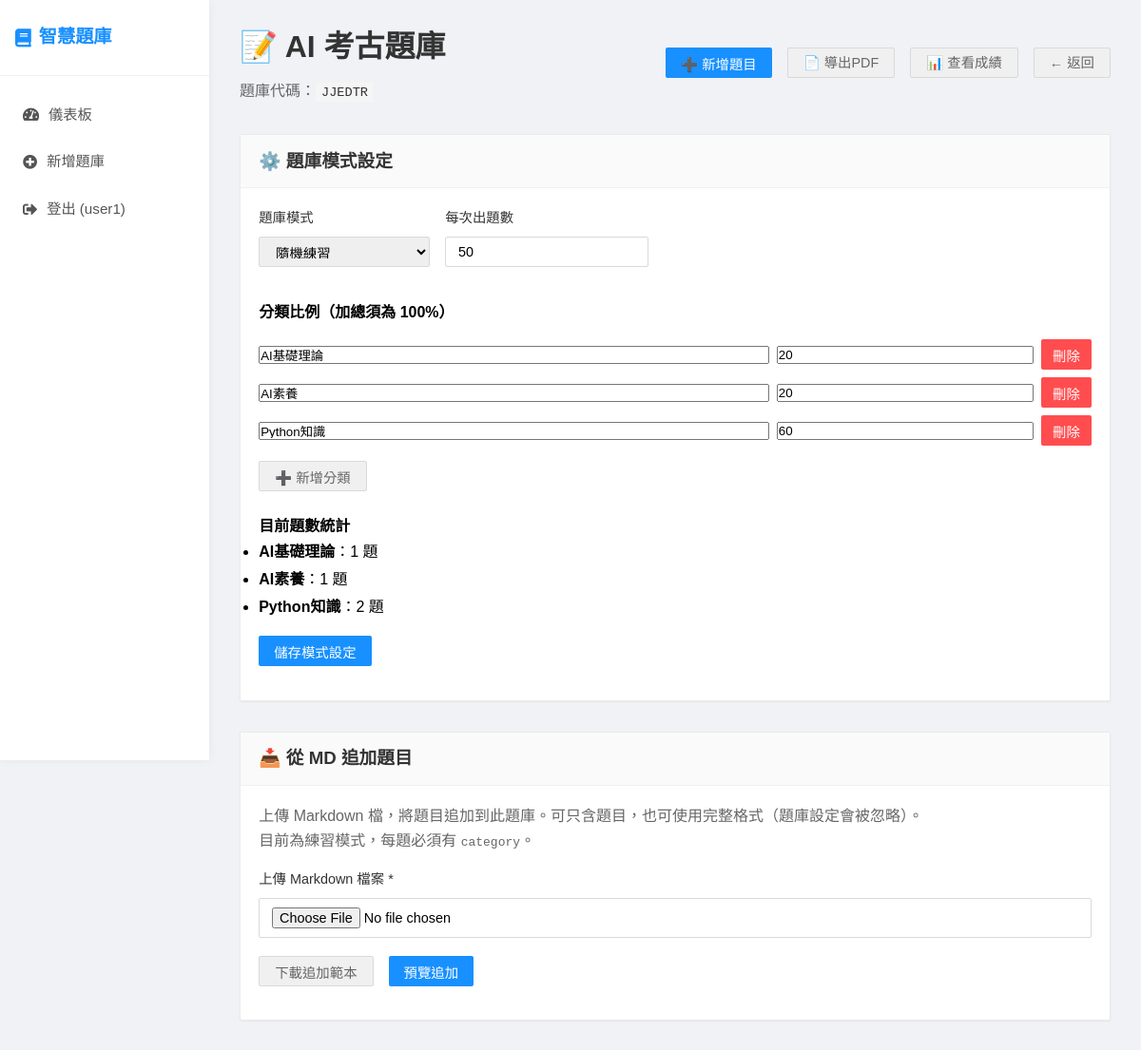
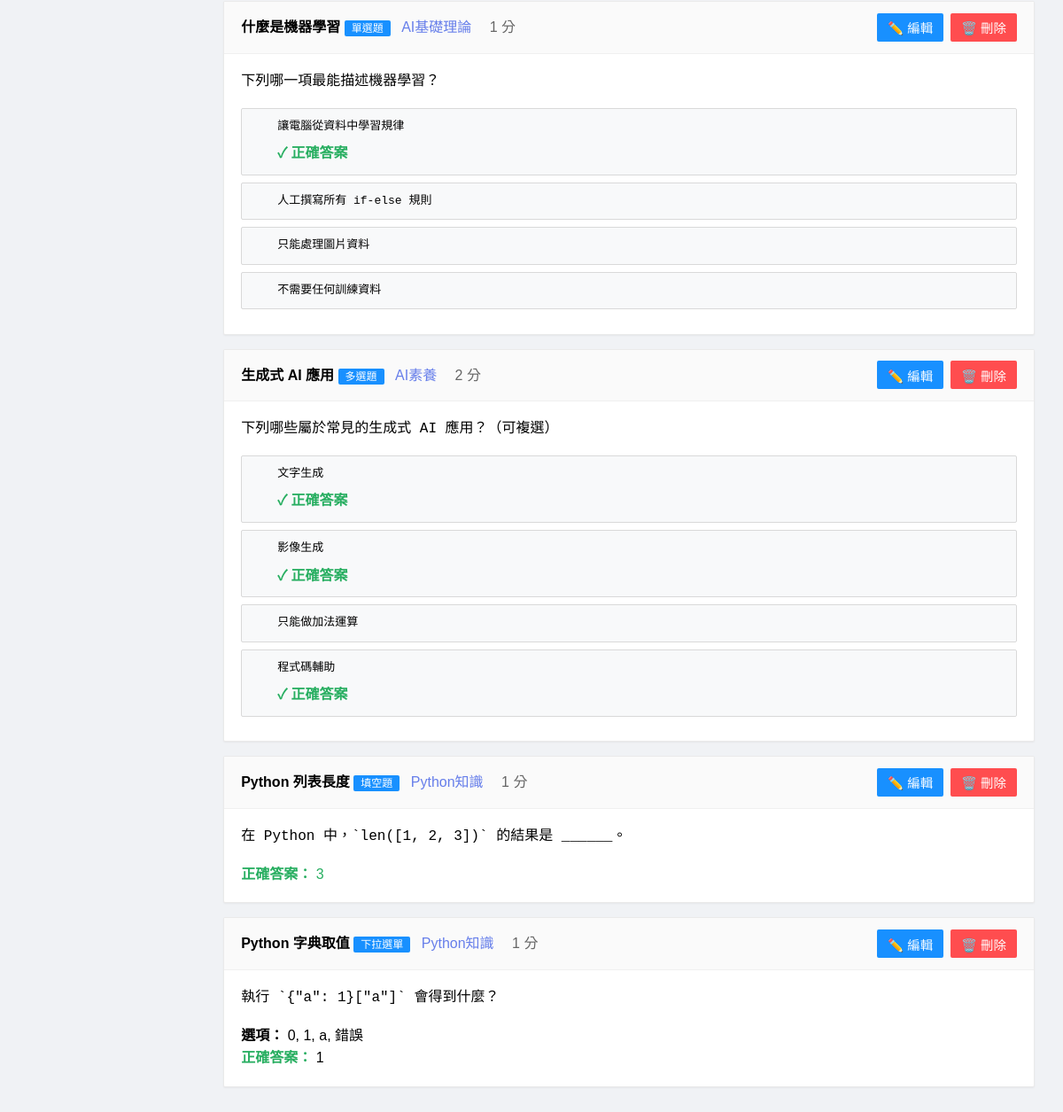
The app's page /quiz-bank/2 (signed in), older data (2 pictures, top to bottom).
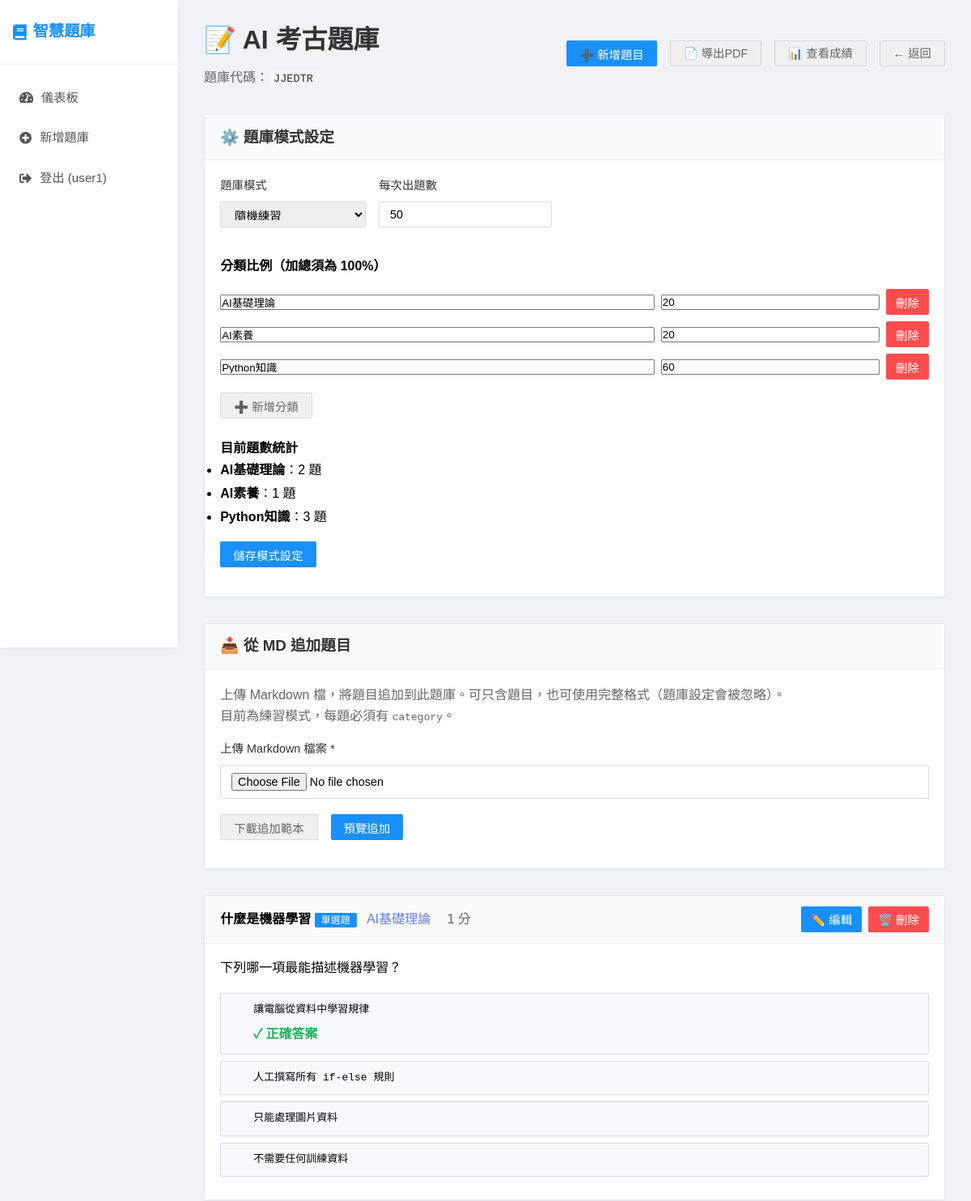
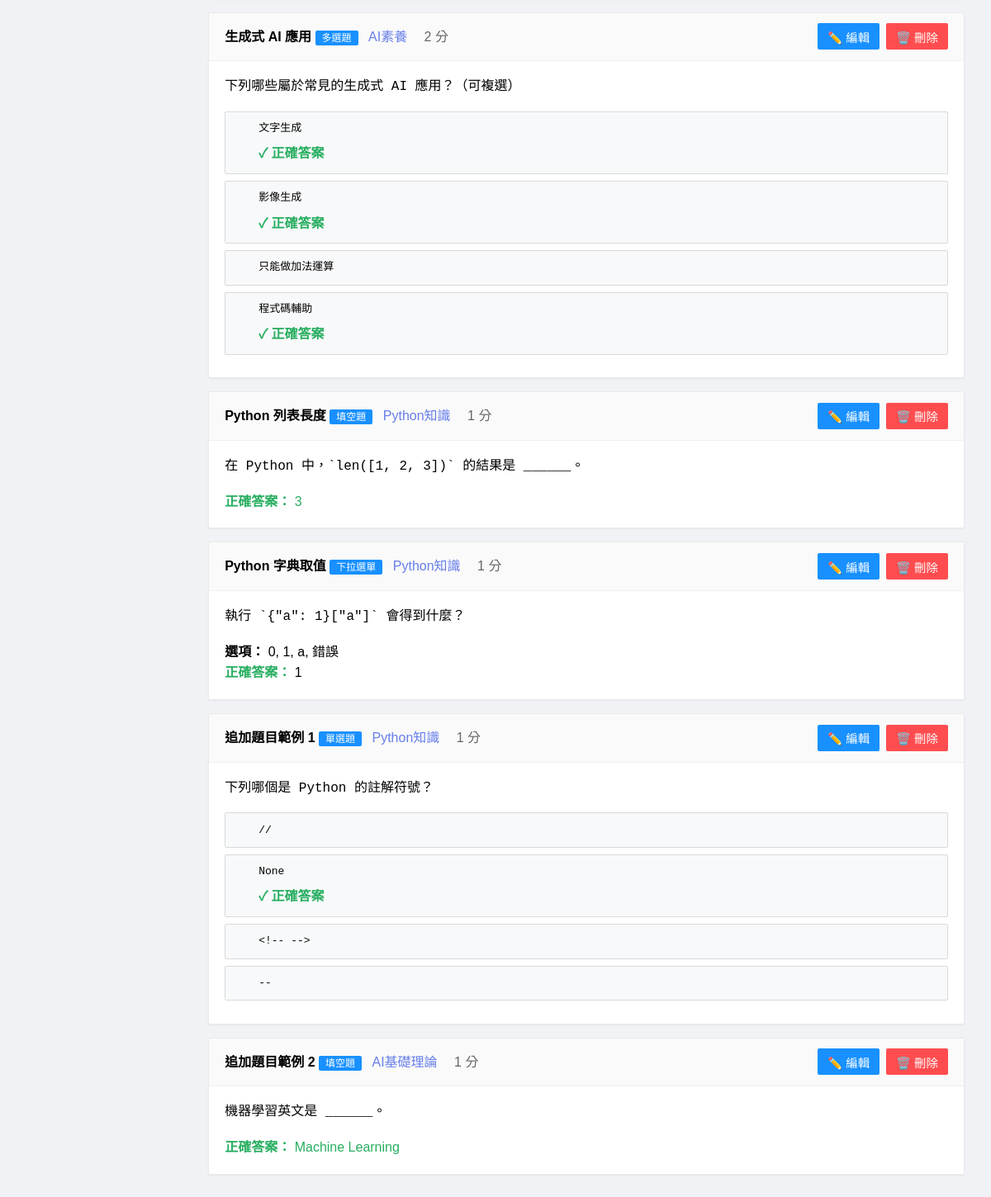
The same page, newer data (2 pictures, top to bottom).
### app.py (models this page shows)
class User(UserMixin, db.Model):
    id = db.Column(db.Integer, primary_key=True)
    username = db.Column(db.String(80), unique=True, nullable=False)
    email = db.Column(db.String(120), unique=True, nullable=False)
    password_hash = db.Column(db.String(120), nullable=False)
    is_teacher = db.Column(db.Boolean, default=True)
    created_at = db.Column(db.DateTime, default=datetime.utcnow)
    quiz_banks = db.relationship('QuizBank', backref='owner', lazy=True)

class QuizBank(db.Model):
    id = db.Column(db.Integer, primary_key=True)
    title = db.Column(db.String(200), nullable=False)
    description = db.Column(db.Text)
    access_code = db.Column(db.String(10), unique=True, nullable=False)
    is_active = db.Column(db.Boolean, default=True)
    quiz_mode = db.Column(db.String(20), default='fixed')
    session_question_count = db.Column(db.Integer, default=10)
    category_ratios = db.Column(db.Text)
    created_at = db.Column(db.DateTime, default=datetime.utcnow)
    teacher_id = db.Column(db.Integer, db.ForeignKey('user.id'), nullable=False)
    questions = db.relationship('Question', backref='quiz_bank', lazy=True, cascade='all, delete-orphan')
    submissions = db.relationship('Submission', backref='quiz_bank', lazy=True)

class Question(db.Model):
    id = db.Column(db.Integer, primary_key=True)
    title = db.Column(db.String(200), nullable=False)
    question_text = db.Column(db.Text, nullable=False)
    question_type = db.Column(db.String(50), nullable=False)  # single_choice, multiple_choice, fill_blank, dropdown, parsons
    question_data = db.Column(db.Text)  # JSON格式儲存選項、正確答案等
    points = db.Column(db.Integer, default=1)
    order_index = db.Column(db.Integer, default=0)
    category = db.Column(db.String(100))
    quiz_bank_id = db.Column(db.Integer, db.ForeignKey('quiz_bank.id'), nullable=False)
    created_at = db.Column(db.DateTime, default=datetime.utcnow)

### app.py (the view)
@app.route('/quiz-bank/<int:quiz_bank_id>')
@login_required
def manage_quiz_bank(quiz_bank_id):
    quiz_bank = QuizBank.query.get_or_404(quiz_bank_id)
    if quiz_bank.teacher_id != current_user.id:
        return redirect(url_for('teacher_dashboard'))
    questions = Question.query.filter_by(quiz_bank_id=quiz_bank_id).order_by(Question.order_index).all()
    category_stats = {}
    for question in questions:
        category = (question.category or '未分類').strip()
        category_stats[category] = category_stats.get(category, 0) + 1
    return render_template(
        'manage_quiz_bank.html',
        quiz_bank=quiz_bank,
        questions=questions,
        category_stats=category_stats,
        category_ratios=get_category_ratios(quiz_bank),
    )

### app.py (called while the page is built)
@app.template_filter('from_json')
def from_json_filter(value):
    try:
        return json.loads(value) if value else {}
    except:
        return {}

@app.template_global()
def get_question_type_name(question_type):
    type_names = {
        'single_choice': '單選題',
        'multiple_choice': '多選題',
        'fill_blank': '填空題',
        'dropdown': '下拉選單',
        'dropdown_fillblank': '下拉選單填空題',
        'parsons': '程式碼排序題'
    }
    return type_names.get(question_type, question_type)

@login_manager.user_loader
def load_user(user_id):
    return User.query.get(int(user_id))

### practice_utils.py (called while the page is built)
def get_category_ratios(quiz_bank):
    if not quiz_bank.category_ratios:
        return {}
    try:
        return json.loads(quiz_bank.category_ratios)
    except (json.JSONDecodeError, TypeError):
        return {}

### templates/manage_quiz_bank.html (shortened to what this page needs)
{% extends "base.html" %}
{% block content %}
<div>
    <div style="display: flex; justify-content: space-between; align-items: center; margin-bottom: 2rem;">
        <div>
            <h1 style="color: #333; margin-bottom: 0.5rem;">📝 {{ quiz_bank.title }}</h1>
            <p style="color: #666;">題庫代碼：<span class="access-code">{{ quiz_bank.access_code }}</span></p>
        </div>
        <div style="display: flex; gap: 1rem;">
            <button onclick="showAddQuestionModal()" class="btn">➕ 新增題目</button>
            <a href="{{ url_for('export_quiz_bank_pdf', quiz_bank_id=quiz_bank.id) }}" class="btn btn-secondary" title="導出題庫為PDF文件">📄 導出PDF</a>
            <a href="{{ url_for('view_submissions_page', quiz_bank_id=quiz_bank.id) }}" class="btn btn-secondary">📊 查看成績</a>
            <a href="{{ url_for('teacher_dashboard') }}" class="btn btn-secondary">← 返回</a>
        </div>
    </div>
    <div class="card" style="margin-bottom: 2rem;">
        <div class="card-header">
            <h3 style="margin: 0;">⚙️ 題庫模式設定</h3>
        </div>
        <div class="card-body">
            <div style="display: flex; gap: 1rem; flex-wrap: wrap; margin-bottom: 1rem;">
                <div class="form-group" style="min-width: 180px;">
                    <label for="quiz-mode">題庫模式</label>
                    <select id="quiz-mode">
                        <option value="practice" {% if quiz_bank.quiz_mode == 'practice' %}selected{% endif %}>隨機練習</option>
                    </select>
                </div>
                <div class="form-group" style="min-width: 180px;">
                    <label for="session-question-count">每次出題數</label>
                    <input type="number" id="session-question-count" min="1" value="{{ quiz_bank.session_question_count or 10 }}">
                </div>
            </div>
            <div id="practice-config-section" style="{% if quiz_bank.quiz_mode != 'practice' %}display: none;{% endif %}">
                <h4 style="margin-bottom: 1rem;">分類比例（加總須為 100%）</h4>
                <div id="ratio-rows"></div>
                <button type="button" class="btn btn-secondary" onclick="addRatioRow()" style="margin-top: 0.5rem;">➕ 新增分類</button>
                {% if category_stats %}
                <div style="margin-top: 1.5rem;">
                    <h4>目前題數統計</h4>
                    <ul style="line-height: 1.8;">
                        {% for category, count in (category_stats or {}).items() %}
                        <li><strong>{{ category }}</strong>：{{ count }} 題</li>
                        {% endfor %}
                    </ul>
                </div>
                {% endif %}
            </div>
            <button type="button" class="btn" onclick="savePracticeConfig()" style="margin-top: 1rem;">儲存模式設定</button>
        </div>
    </div>
    <div class="card" style="margin-bottom: 2rem;">
        <div class="card-header">
            <h3 style="margin: 0;">📥 從 MD 追加題目</h3>
        </div>
        <div class="card-body">
            <p style="color: #666; margin-bottom: 1rem;">
                上傳 Markdown 檔，將題目追加到此題庫。可只含題目，也可使用完整格式（題庫設定會被忽略）。
                {% if quiz_bank.quiz_mode == 'practice' %}
                <br>目前為練習模式，每題必須有 <code>category</code>。
                {% endif %}
            </p>
            <div class="form-group">
                <label for="append-md-file">上傳 Markdown 檔案 *</label>
                <input type="file" id="append-md-file" accept=".md,text/markdown">
            </div>
            <div style="display: flex; gap: 1rem; margin-bottom: 1rem; flex-wrap: wrap;">
                <button type="button" class="btn btn-secondary" onclick="downloadAppendTemplate()">下載追加範本</button>
                <button type="button" class="btn" onclick="previewAppendImport()">
                    <span id="append-preview-text">預覽追加</span>
                </button>
            </div>
        </div>
    </div>
    <div id="questions-container">
        {% if questions %}
            {% for question in questions %}
            <div class="question-item" data-question-id="{{ question.id }}">
                <div class="question-header">
                    <div>
                        <strong>{{ question.title }}</strong>
                        <span class="question-type-badge">{{ get_question_type_name(question.question_type) }}</span>
                        {% if question.category %}
                        <span style="color: #667eea; margin-left: 0.5rem;">{{ question.category }}</span>
                        {% endif %}
                        <span style="color: #666; margin-left: 1rem;">{{ question.points }} 分</span>
                    </div>
                    <div style="display: flex; gap: 0.5rem;">
                        <button onclick="editQuestion({{ question.id }})" class="btn" style="padding: 6px 12px;">✏️ 編輯</button>
                        <button onclick="deleteQuestion({{ question.id }})" class="btn btn-danger" style="padding: 6px 12px;">🗑️ 刪除</button>
                    </div>
                </div>
                <div class="question-content">
                    <p style="white-space: pre-wrap; font-family: Consolas, monospace;">{{ question.question_text | trim }}</p>
                    {% if question.question_data %}
                        {% set data = question.question_data | from_json %}
                        {% if question.question_type in ['single_choice', 'multiple_choice'] %}
                            <div style="margin-top: 1rem;">
                                {% for option in data.options %}
                                <div class="option" style="background: #f8f9fa;">
                                    <div class="option-text">{{ option }}</div>
                                    {% if (question.question_type == 'single_choice' and option == data.correct_answer) or
                                           (question.question_type == 'multiple_choice' and option in data.correct_answers) %}
                                    <div class="option-correct">✓ 正確答案</div>
                                    {% endif %}
                                </div>
                                {% endfor %}
                            </div>
                        {% elif question.question_type == 'fill_blank' %}
                            <div style="margin-top: 1rem; color: #27ae60;">
                                <strong>正確答案：</strong> {{ data.correct_answer }}
                            </div>
                        {% elif question.question_type == 'dropdown' %}
                            <div style="margin-top: 1rem;">
                                <strong>選項：</strong> {{ data.options | join(', ') }}<br>
                                <strong style="color: #27ae60;">正確答案：</strong> {{ data.correct_answer }}
                            </div>
                        {% endif %}
                    {% endif %}
                </div>
            </div>
            {% endfor %}
        {% else %}
            <div style="text-align: center; padding: 3rem; background: #f8f9fa; border-radius: 10px;">
                <h3 style="color: #666; margin-bottom: 1rem;">📝 還沒有題目</h3>
                <p style="color: #888; margin-bottom: 2rem;">開始建立您的第一個題目吧！</p>
                <button onclick="showAddQuestionModal()" class="btn">➕ 新增題目</button>
            </div>
        {% endif %}
    </div>
</div>
{% endblock %}

### templates/base.html (shortened to what this page needs)
<!DOCTYPE html>
<html lang="zh-TW">
<head>
    <link rel="stylesheet" href="{{ url_for('static', filename='css/style.css') }}">
    <link rel="stylesheet" href="https://cdnjs.cloudflare.com/ajax/libs/font-awesome/5.15.4/css/all.min.css">
</head>
<body>
    <div class="container">
        <nav class="navbar">
            <h1><i class="fas fa-book"></i> 智慧題庫</h1>
            <div class="nav-links">
                {% if current_user.is_authenticated %}
                    <a href="{{ url_for('teacher_dashboard') }}" class="{{ 'active' if request.endpoint == 'teacher_dashboard' else '' }}">
                        <i class="fas fa-tachometer-alt"></i> 儀表板
                    </a>
                    <a href="{{ url_for('create_quiz_bank') }}" class="{{ 'active' if request.endpoint == 'create_quiz_bank' else '' }}">
                        <i class="fas fa-plus-circle"></i> 新增題庫
                    </a>
                    <a href="{{ url_for('logout') }}">
                        <i class="fas fa-sign-out-alt"></i> 登出 ({{ current_user.username }})
                    </a>
                {% endif %}
            </div>
        </nav>
        <div class="content">
            {% block content %}{% endblock %}
        </div>
    </div>
</body>
</html>

### static/css/style.css (style rules this page uses)
* { margin: 0; padding: 0; box-sizing: border-box; }
body { font-family: 'Microsoft JhengHei', Consolas, sans-serif; line-height: 1.6; background: #f0f2f5; min-height: 100vh; }
.container { display: flex; min-height: 100vh; }
.navbar { width: 220px; background: #fff; color: #333; box-shadow: 0 0 10px rgba(0,0,0,0.05); display: flex; flex-direction: column; padding: 0; position: fixed; height: 100vh; z-index: 100; }
.navbar h1 { font-size: 1.2rem; font-weight: bold; padding: 1.5rem 1rem; color: #1890ff; border-bottom: 1px solid #f0f0f0; margin: 0; display: flex; align-items: center; gap: 8px; }
.navbar .nav-links { display: flex; flex-direction: column; padding: 1rem 0; }
.navbar a { color: #555; text-decoration: none; padding: 0.8rem 1.5rem; transition: all 0.3s; display: flex; align-items: center; gap: 10px; font-size: 0.95rem; }
.content { flex: 1; padding: 1.5rem 2rem; margin-left: 220px; background: #f0f2f5; }
.form-group { margin-bottom: 1.2rem; }
.form-group label { display: block; margin-bottom: 0.5rem; font-weight: 500; color: #333; font-size: 0.9rem; }
.form-group input, .form-group textarea, .form-group select { width: 100%; padding: 0.5rem 0.8rem; border: 1px solid #d9d9d9; border-radius: 2px; font-size: 0.9rem; transition: all 0.2s; height: 32px; }
.form-group input[type="file"] { height: auto; min-height: 42px; padding: 0.55rem 0.8rem; line-height: 1.4; cursor: pointer; }
.btn { display: inline-flex; align-items: center; justify-content: center; padding: 0.5rem 1rem; background: #1890ff; color: white; text-decoration: none; border: none; border-radius: 2px; cursor: pointer; font-size: 0.9rem; font-weight: 500; transition: all 0.2s; height: 32px; gap: 5px; }
.btn-secondary { background: #f0f0f0; color: #666; border: 1px solid #d9d9d9; }
.btn-danger { background: #ff4d4f; }
.card { background: white; border-radius: 2px; box-shadow: 0 1px 2px rgba(0,0,0,0.05); margin-bottom: 1rem; overflow: hidden; transition: all 0.3s; border: 1px solid #eaeaea; }
.card-header { background: #fafafa; color: #333; padding: 0.8rem 1.2rem; font-weight: 500; border-bottom: 1px solid #f0f0f0; display: flex; justify-content: space-between; align-items: center; }
.card-body { padding: 1.2rem; }
.access-code { background: #f5f5f5; padding: 3px 6px; border-radius: 2px; font-family: Consolas, monospace; font-weight: 500; color: #333; font-size: 0.85rem; }
.question-item { border: 1px solid #eaeaea; border-radius: 2px; margin-bottom: 1rem; overflow: hidden; background: white; box-shadow: 0 1px 2px rgba(0,0,0,0.05); }
.question-header { background: #fafafa; padding: 0.8rem 1.2rem; border-bottom: 1px solid #f0f0f0; display: flex; justify-content: space-between; align-items: center; }
.question-content { padding: 1.2rem; }
.question-type-badge { background: #1890ff; color: white; padding: 2px 8px; border-radius: 2px; font-size: 0.75rem; }
.option { margin: 0.5rem 0; padding: 0.7rem 1rem; border: 1px solid #d9d9d9; border-radius: 2px; cursor: pointer; transition: all 0.2s; position: relative; }
.option-text { display: block; white-space: pre !important; font-family: Consolas, monospace !important; font-size: 13px !important; line-height: 1.4 !important; padding-left: 1.5rem; text-indent: 0 !important; margin-left: 0 !important; overflow-x: auto; }
.option-correct { display: block; color: #27ae60; font-weight: bold; margin-top: 0.5rem; padding-left: 1.5rem; }

Row changes from the older to the newer data that the page shows:
computed for Question "什麼是機器學習": count "1" → "2"
computed for Question "Python 列表長度": order_index "2" → "3"
added Question: title "追加題目範例 1", question_type "單選題", category "Python知識", points "1", question_text "下列哪個是 Python 的註解符號？", options "//" "None" "<!-- -->" "--", shown under "📥 從 MD 追加題目"
added Question: title "追加題目範例 2", question_type "填空題", category "AI基礎理論", points "1", question_text "機器學習英文是 ______。", correct_answer "Machine Learning", shown under "📥 從 MD 追加題目"
